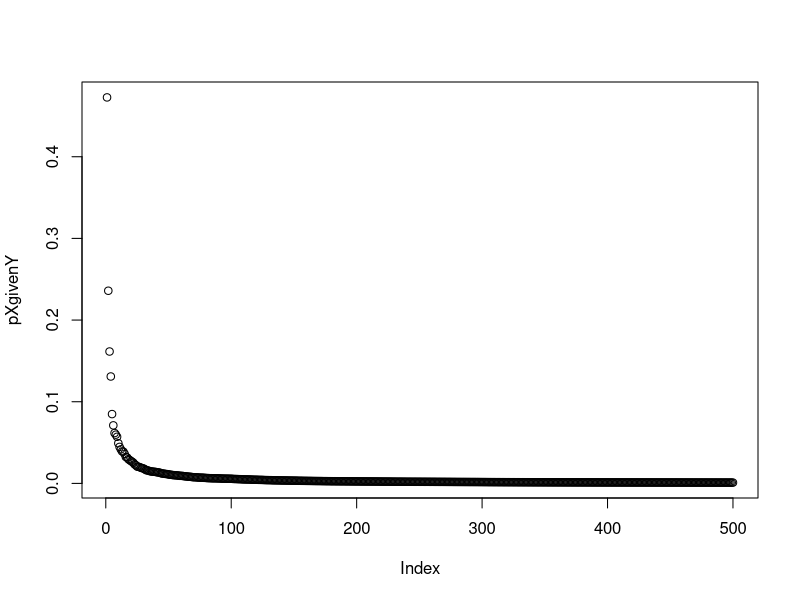
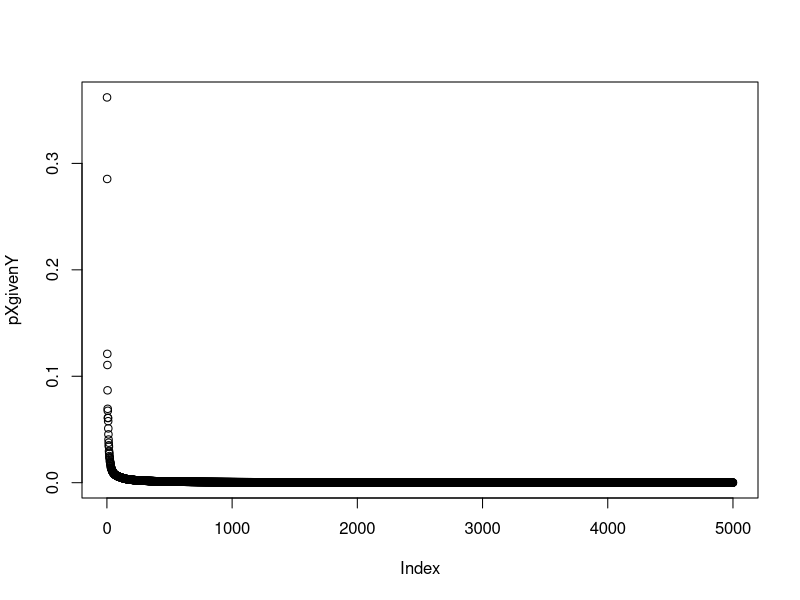
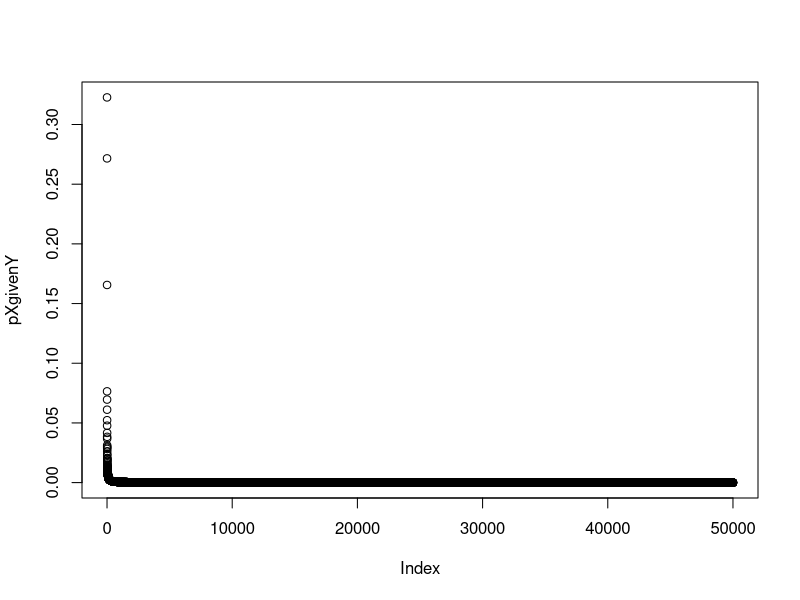

R code for these plots, in order:
## ---- chunk 1
set.seed(201511)
ranval<-function(B){
  a<-qexp(runif(1,0,pexp(B)))
  return(a)
}


Gibbsfunc<-function(B, sample){
  
  pXgivenY<-numeric(sample)
  pYgivenX<-numeric(sample)
  ini=B/2
  
  #This is our 'random' initial vector(Clearly, B/2 and B/3 are smaller than B>0)
  for(i in 1:sample){
    #xval<-qexp(runif(1)) #Using inverse transform, we obtained an x-sample value.
    if(i==1) {
      pXgivenY[i]<-(ini)*exp(-(ini)*ranval(B))
    }
    else {
      pXgivenY[i]<-(pYgivenX[i-1])*exp(-(pYgivenX[i-1])*ranval(B))
    }
    #yval<-qexp(runif(1)) #Using the inverse transform, we obtained an x-sample value.
    pYgivenX[i]<-(pXgivenY[i])*exp(-(pXgivenY[i])*ranval(B))
    
  }
  plot(pXgivenY)
  
  
}
Gibbsfunc(5,500)

Gibbsfunc(5,5000)
Gibbsfunc(5,50000)



